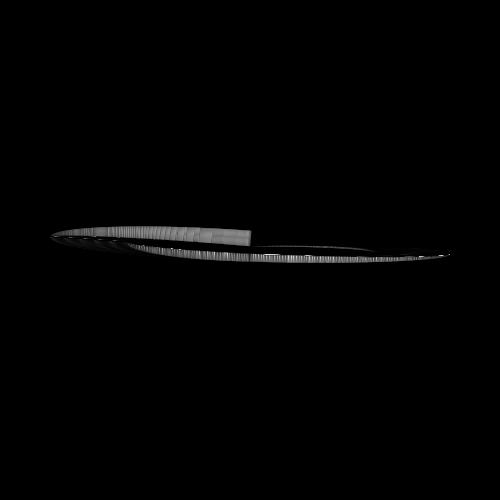
Frame 1 (no input)
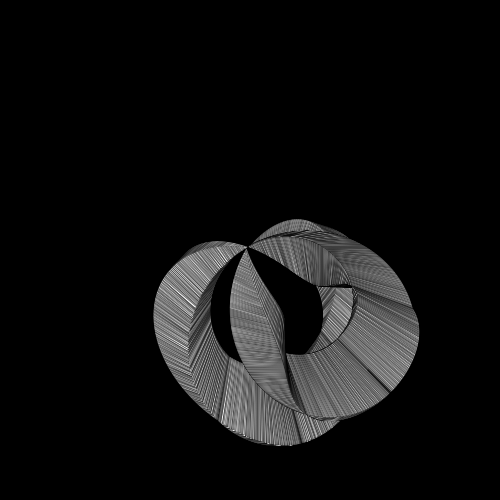
Frame 60 (the mouse pressed at the canvas centre just before this capture)
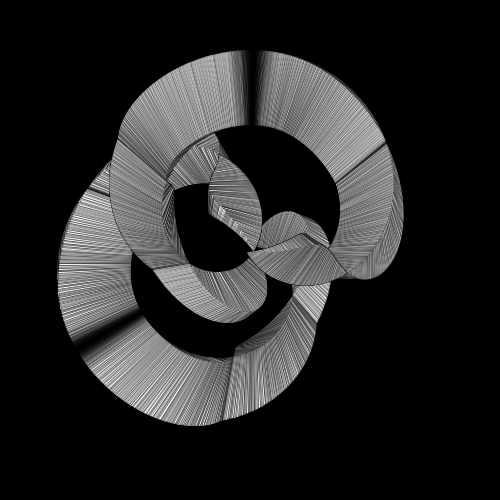
Frame 120 (the mouse held since frame 60 and released just before this capture)

The Processing sketch that drew these frames (run headless with seeded random() and noise(); from frame 60 on, the mouse is pressed at the canvas centre):

// Processing sketch: processing_107140
// ── processing_107140.pde

float amp2 = 0;
float amp = 100; 
float phase = 0; 
int elements = 2500;
void setup() {
  size(500,500);
  frameRate(25);
  //smooth();
}
void draw() {

  phase = phase + .05;
  amp2 = amp2 + 0.2; 
  float spacing = TWO_PI/elements;
background(0);
translate(width*0.5,height*0.5);
  rotate(-HALF_PI);
  for (int i = 0; i < elements;i++) {
    stroke(0,100);
    strokeWeight(1);
    rect(sin(spacing*10)*(cos(spacing*i)*(amp*1.5)),(sin(spacing*i)*(amp*1.25)),cos(spacing*(i+1))*(sin(spacing*(i+1)*phase)*(amp*0.5)),(sin(spacing*i)*(amp*0.75)));
    rotate(phase*0.0007);} 
}
